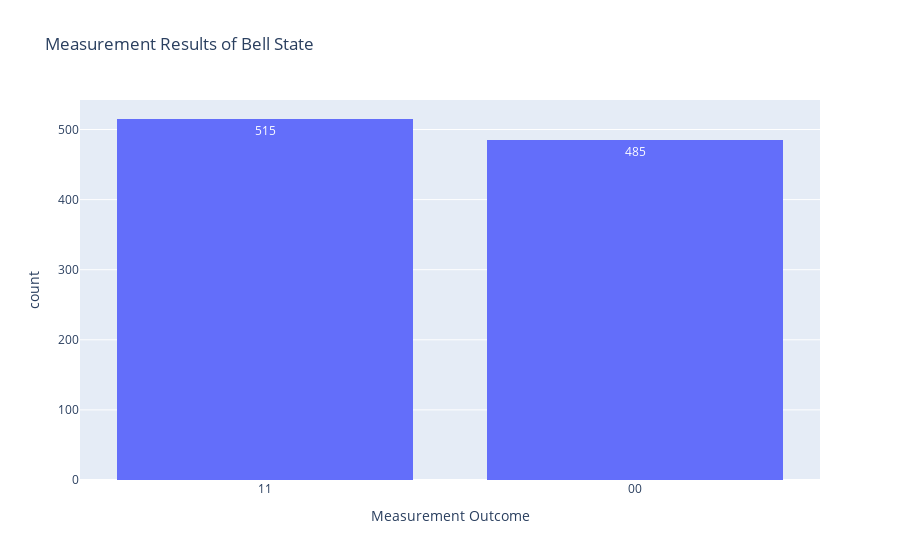

This figure's notebook cell:
### Code cell
# Convert measurements to a string representation for plotting
measurement_strings = [''.join(map(str, m)) for m in measurements]

# Plot the results using Plotly
fig = px.histogram(measurement_strings, x=measurement_strings, title="Measurement Results of Bell State",
                   labels={'x': 'Measurement Outcome', 'y': 'Count'}, text_auto=True)
fig.show()

### Figure 1 — Plotly figure (JSON) as saved in the notebook; plotly's stock layout.template omitted (floating-point values rounded to 4 significant figures; data arrays with more than 128 entries replaced by an {"elided": "..."} marker saying what was removed)
{"data": [{"alignmentgroup": "True", "bingroup": "x", "hovertemplate": "Measurement Outcome=%{x}<br>count=%{y}<extra></extra>", "legendgroup": "", "marker": {"color": "#636efa", "pattern": {"shape": ""}}, "name": "", "offsetgroup": "", "orientation": "v", "showlegend": false, "texttemplate": "%{value}", "type": "histogram", "x": {"elided": "1000 str values"}, "xaxis": "x", "yaxis": "y"}], "layout": {"barmode": "relative", "legend": {"tracegroupgap": 0}, "title": {"text": "Measurement Results of Bell State"}, "xaxis": {"anchor": "y", "domain": [0, 1], "title": {"text": "Measurement Outcome"}}, "yaxis": {"anchor": "x", "domain": [0, 1], "title": {"text": "count"}}}}
